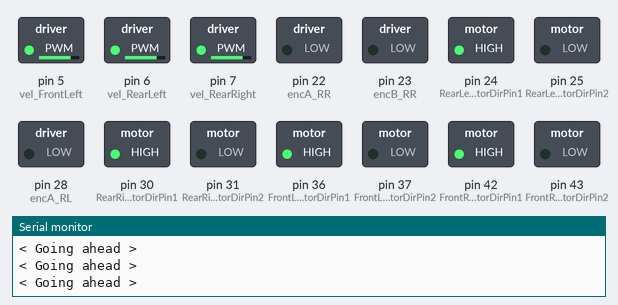
A sketch run on a simulated Arduino Mega 2560, built with avr-gcc and run on an emulated ATmega2560. On the bench: switched loads named in the sketch (green lamp = pin HIGH), the last lines printed to the serial monitor. Pins used as bus, display or sensor lines are not drawn.

Above: at 0.05 s.
At 1.25 s:
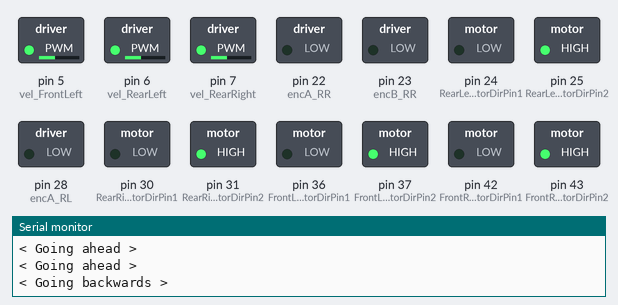
At 2.5 s:
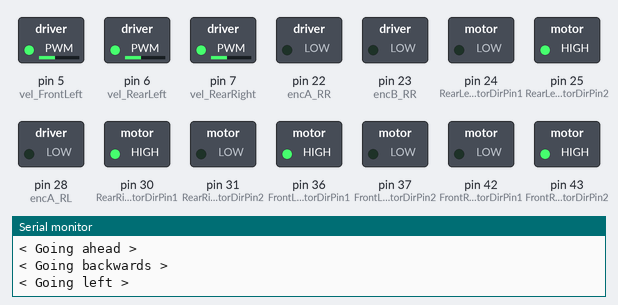
At 3.7 s:
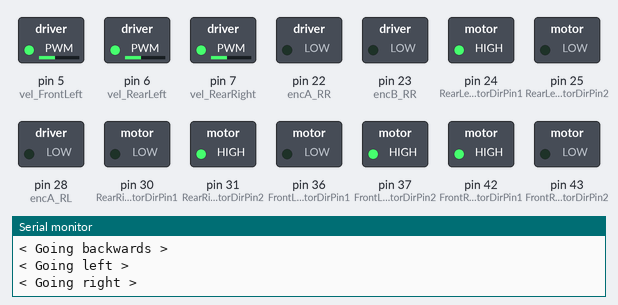
At 4.95 s:
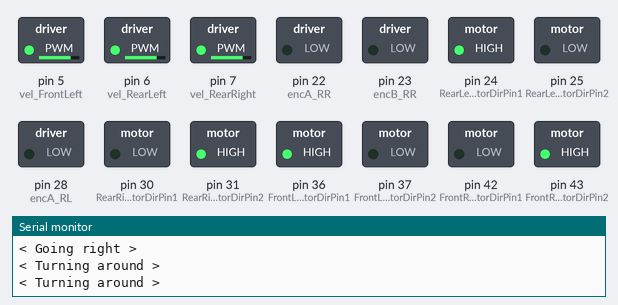
Timing chart, 0 to 6.5 s (numbered marks = the images above):
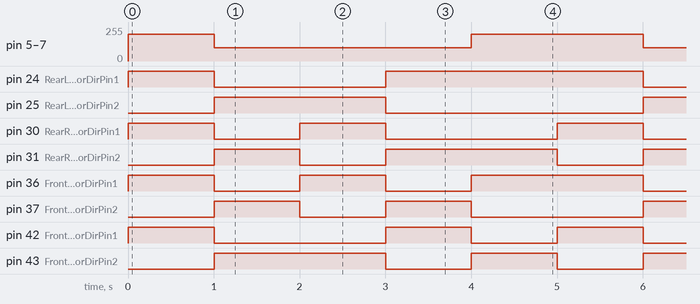

The sketch:

SimpleMovements.ino
```cpp
// crtl + shift + p to open preferences

// Definitions Arduino pins connected to input H Bridge
// IN1-IN3:blue; IN2-IN4:gray
// Rear motors
#define RearLeftMotorDirPin1 24  //Rear Left Motor direction pin 1 to Rear MODEL-X IN1    (K1 = out1)
#define RearLeftMotorDirPin2 25  //Rear Left Motor direction pin 2 to Rear MODEL-X IN2    (K1 = out2)
#define RearRightMotorDirPin1 30 //Rear Right Motor direction pin 1 to Rear MODEL-X IN3     (K3 = out3)
#define RearRightMotorDirPin2 31 //Rear Right Motor direction pin 2 to Rear MODEL-X IN4     (K3 = out4)
// Rear motors' encoders
#define encA_RR 22 // Encoder A for rear right motor
#define encB_RR 23 // Encoder B for rear right motor
#define encA_RL 28 // Encoder A for rear left motor
#define encB_RL 29 // Encoder B for rear left motor

#define vel_RearRight 7 // Pin for velocity control for rear right motor
#define vel_RearLeft 6  // Pin for velocity control for rear left motor

// Front motors
#define FrontLeftMotorDirPin1 36  //Front Left Motor direction pin 1 to Front MODEL-X IN1    (K1 = out1)
#define FrontLeftMotorDirPin2 37  //Front Left Motor direction pin 2 to Front MODEL-X IN2    (K1 = out2)
#define FrontRightMotorDirPin1 42 //Front Right Motor direction pin 1 to Front MODEL-X IN3     (K3 = out3)
#define FrontRightMotorDirPin2 43 //Front Right Motor direction pin 2 to Front MODEL-X IN4     (K3 = out4)

// Front motors' encoders
#define encA_FR 34 // Encoder A for front right motor
#define encB_FR 35 // Encoder B for front right motor
#define encA_FL 40 // Encoder A for front left motor
#define encB_FL 41 // Encoder B for front left motor


#define vel_FrontRight 4 // Pin for velocity control for front right motor
#define vel_FrontLeft 5  // Pin for velocity control for front left motor

void setup()
{
  Serial.begin(115200); // set up Serial library at 115200 bps
  // Set the output pins
  // Rear motors
  // Right MOTOR (A)
  pinMode(RearLeftMotorDirPin1, OUTPUT);
  pinMode(RearLeftMotorDirPin2, OUTPUT);
  // Left MOTOR (B)
  pinMode(RearRightMotorDirPin1, OUTPUT);
  pinMode(RearRightMotorDirPin2, OUTPUT);
  // Front motors
  // Right MOTOR (C)
  pinMode(FrontLeftMotorDirPin1, OUTPUT);
  pinMode(FrontLeftMotorDirPin2, OUTPUT);
  // Left MOTOR (D)
  pinMode(FrontRightMotorDirPin1, OUTPUT);
  pinMode(FrontRightMotorDirPin2, OUTPUT);
  // Velocity pins
  pinMode(vel_RearLeft, OUTPUT);
  pinMode(vel_RearRight, OUTPUT);
  pinMode(vel_FrontLeft, OUTPUT);
  pinMode(vel_FrontRight, OUTPUT);

  // Encoders pins
  pinMode(encA_RL, OUTPUT);
  pinMode(encB_RL, OUTPUT);
  pinMode(encA_RR, OUTPUT);
  pinMode(encB_RR, OUTPUT);
  pinMode(encA_FL, OUTPUT);
  pinMode(encB_FL, OUTPUT);
  pinMode(encA_FR, OUTPUT);
  pinMode(encB_FR, OUTPUT);

  Serial.println("<Arduino is ready>");
  //Serial.flush();
  //   flush() waits for the transmission of outgoing serial data to complete.
}

void loop()
{
  goAhead();
  goAhead();
  goAhead();
  goAhead();
  delay(1000);
  goBack();
  delay(1000);
  goLeft();
  delay(1000);
  goRight();
  delay(1000);
  turnAround();
  turnAround();
  delay(1000);
}


void turnAround()
{
  Serial.println("< Turning around >");
  // rear left motor clockwise
  digitalWrite(FrontLeftMotorDirPin1, HIGH);
  digitalWrite(FrontLeftMotorDirPin2, LOW);
  analogWrite(vel_FrontLeft, 200);
  // front right motor counter-clockwise
  digitalWrite(FrontRightMotorDirPin1, LOW);
  digitalWrite(FrontRightMotorDirPin2, HIGH);
  analogWrite(vel_FrontRight, 200);

  digitalWrite(RearLeftMotorDirPin1, HIGH);
  digitalWrite(RearLeftMotorDirPin2, LOW);
  analogWrite(vel_RearLeft, 200);
  // rear right motor counter-clockwise
  digitalWrite(RearRightMotorDirPin1, LOW);
  digitalWrite(RearRightMotorDirPin2, HIGH);
  analogWrite(vel_RearRight, 200);
  // front left motor clockwise

}

void goLeft()
{
  Serial.println("< Going left >");
  // rear left motor counter-clockwise
  digitalWrite(RearLeftMotorDirPin1, LOW);
  digitalWrite(RearLeftMotorDirPin2, HIGH);
  analogWrite(vel_RearLeft, 100);
  // rear right motor clockwise
  digitalWrite(RearRightMotorDirPin1, HIGH);
  digitalWrite(RearRightMotorDirPin2, LOW);
  analogWrite(vel_RearRight, 100);
  // front left motor clockwise
  digitalWrite(FrontLeftMotorDirPin1, HIGH);
  digitalWrite(FrontLeftMotorDirPin2, LOW);
  analogWrite(vel_FrontLeft, 100);
  // front right motor counter-clockwise
  digitalWrite(FrontRightMotorDirPin1, LOW);
  digitalWrite(FrontRightMotorDirPin2, HIGH);
  analogWrite(vel_FrontRight, 100);
}

void goRight()
{
  Serial.println("< Going right >");
  // rear left motor clockwise
  digitalWrite(RearLeftMotorDirPin1, HIGH);
  digitalWrite(RearLeftMotorDirPin2, LOW);
  analogWrite(vel_RearLeft, 100);
  // rear right motor counter-clockwise
  digitalWrite(RearRightMotorDirPin1, LOW);
  digitalWrite(RearRightMotorDirPin2, HIGH);
  analogWrite(vel_RearRight, 100);
  // front left motor counter-clockwise
  digitalWrite(FrontLeftMotorDirPin1, LOW);
  digitalWrite(FrontLeftMotorDirPin2, HIGH);
  analogWrite(vel_FrontLeft, 100);
  // front right motor clockwise
  digitalWrite(FrontRightMotorDirPin1, HIGH);
  digitalWrite(FrontRightMotorDirPin2, LOW);
  analogWrite(vel_FrontRight, 100);
}

void goAhead()
{
  Serial.println("< Going ahead >");
  // rear left motor clockwise
  digitalWrite(RearLeftMotorDirPin1, HIGH);
  digitalWrite(RearLeftMotorDirPin2, LOW);
  analogWrite(vel_RearLeft, 200);
  // rear right motor clockwise
  digitalWrite(RearRightMotorDirPin1, HIGH);
  digitalWrite(RearRightMotorDirPin2, LOW);
  analogWrite(vel_RearRight, 200);
  // front left motor clockwise
  digitalWrite(FrontLeftMotorDirPin1, HIGH);
  digitalWrite(FrontLeftMotorDirPin2, LOW);
  analogWrite(vel_FrontLeft, 200);
  // front right motor clockwise
  digitalWrite(FrontRightMotorDirPin1, HIGH);
  digitalWrite(FrontRightMotorDirPin2, LOW);
  analogWrite(vel_FrontRight, 200);
}

void goBack()
{
  Serial.println("< Going backwards >");
  // rear left motor counter-clockwise
  digitalWrite(RearLeftMotorDirPin1, LOW);
  digitalWrite(RearLeftMotorDirPin2, HIGH);
  analogWrite(vel_RearLeft, 100);
  // rear right motor counter-clockwise
  digitalWrite(RearRightMotorDirPin1, LOW);
  digitalWrite(RearRightMotorDirPin2, HIGH);
  analogWrite(vel_RearRight, 100);
  // front left motor counter-clockwise
  digitalWrite(FrontLeftMotorDirPin1, LOW);
  digitalWrite(FrontLeftMotorDirPin2, HIGH);
  analogWrite(vel_FrontLeft, 100);
  // front right motor counter-clockwise
  digitalWrite(FrontRightMotorDirPin1, LOW);
  digitalWrite(FrontRightMotorDirPin2, HIGH);
  analogWrite(vel_FrontRight, 100);
}
```

Measured:
- by itself, pin 5 (vel_FrontLeft), pin 6 (vel_RearLeft), pin 7 (vel_RearRight): repeats every 5.0 s: 100/255 3.0 s, 200/255 2.0 s
- by itself, pin 24 (RearLeftMotorDirPin1): repeats every 5.0 s: LOW 2.0 s, HIGH 3.0 s
- by itself, pin 25 (RearLeftMotorDirPin2): alternates HIGH for 2.0 s and LOW for 3.0 s
- by itself, pin 30 (RearRightMotorDirPin1), pin 37 (FrontLeftMotorDirPin2): repeats every 5.0 s: LOW 1.0 s, HIGH 1.0 s, LOW 2.0 s, HIGH 1.0 s
- by itself, pin 31 (RearRightMotorDirPin2): repeats every 5.0 s: LOW 1.0 s, HIGH 2.0 s, LOW 1.0 s, HIGH 1.0 s
- by itself, pin 36 (FrontLeftMotorDirPin1), pin 43 (FrontRightMotorDirPin2): repeats every 5.0 s: LOW 1.0 s, HIGH 1.0 s, LOW 1.0 s, HIGH 2.0 s
- by itself, pin 42 (FrontRightMotorDirPin1): repeats every 5.0 s: LOW 2.0 s, HIGH 1.0 s, LOW 1.0 s, HIGH 1.0 s
